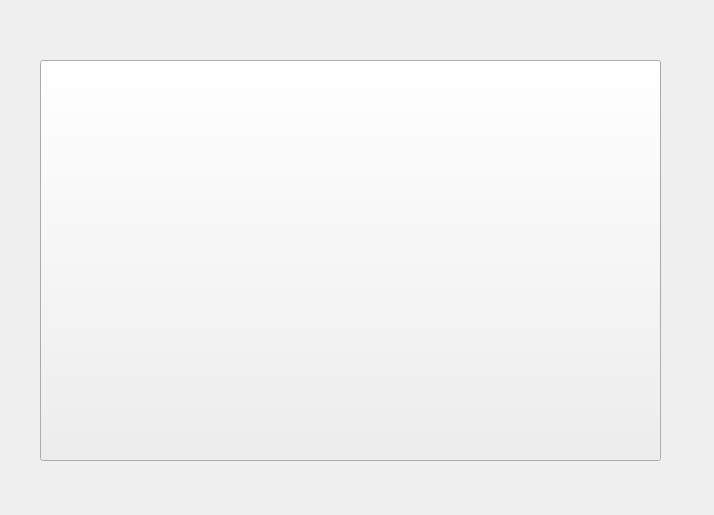
<?xml version="1.0" encoding="UTF-8"?>
<ui version="4.0">
 <class>Form</class>
 <widget class="QWidget" name="Form">
  <property name="geometry">
   <rect>
    <x>0</x>
    <y>0</y>
    <width>714</width>
    <height>515</height>
   </rect>
  </property>
  <property name="windowTitle">
   <string>Form</string>
  </property>
  <widget class="QPushButton" name="pushButton">
   <property name="geometry">
    <rect>
     <x>40</x>
     <y>60</y>
     <width>621</width>
     <height>401</height>
    </rect>
   </property>
   <property name="text">
    <string/>
   </property>
   <property name="icon">
    <iconset resource="test.qrc">
     <normaloff>:/res/test.png</normaloff>:/res/test.png</iconset>
   </property>
   <property name="iconSize">
    <size>
     <width>960</width>
     <height>540</height>
    </size>
   </property>
  </widget>
 </widget>
 <resources>
  <include location="test.qrc"/>
 </resources>
 <connections/>
</ui>
